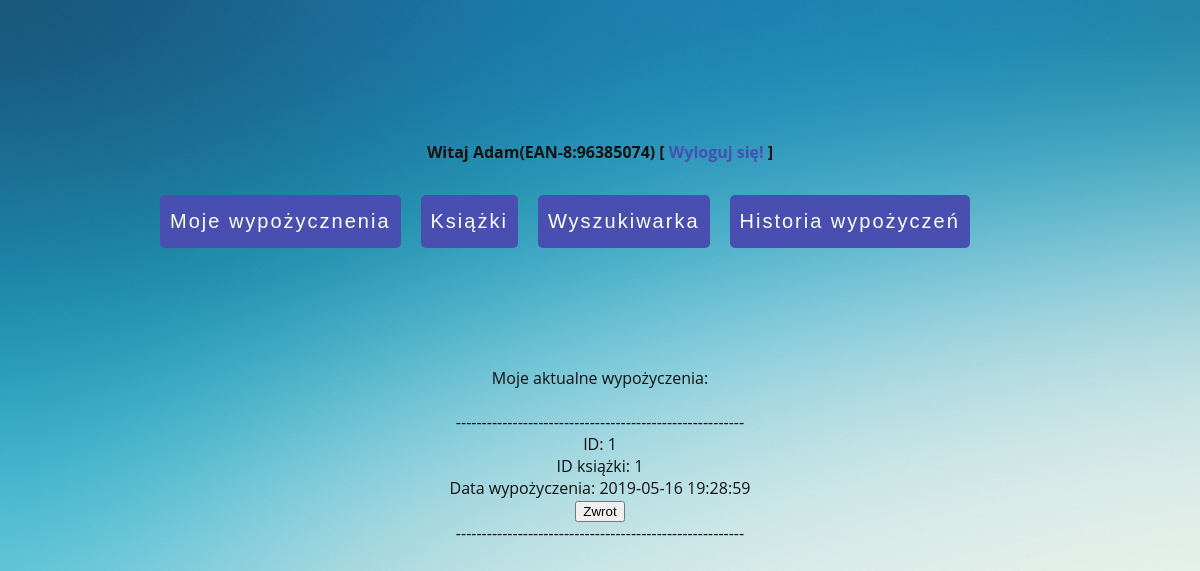
Screenshot of /mainBorrows.php (signed in) with the database file from the repository.
### tables this page shows
CREATE TABLE IF NOT EXISTS `borrows` (
  `id`          INT      NOT NULL AUTO_INCREMENT,
  `user_id`     INT(20)  NOT NULL,
  `book_id`     INT(20)  NOT NULL,
  `date_borrow` DATETIME NOT NULL,
  PRIMARY KEY (`id`),
  FOREIGN KEY (`user_id`) REFERENCES `users` (`id`),
  FOREIGN KEY (`book_id`) REFERENCES `books` (`id`)
    ON DELETE RESTRICT
    ON UPDATE RESTRICT
);

### mainBorrows.php (the view, shortened to what this page needs)
<?php
$connection = Connection::getConnection();
$user = $_SESSION['user'];
?>
<!DOCTYPE HTML>
<html lang="pl">
<head>
    <link rel="stylesheet" href="main.css">
</head>
<body>
<div class="container">
    <main>
        <article>
            <header>
                <h4>
                    <?php
                    echo "<p>Witaj " . $user['name'] . '(EAN-8:' . $user['ean8'] . ')' . ' [ <a href="logout.php">Wyloguj się!</a> ]</p>';
                    ?>
                </h4>
            </header>
            <form action="mainBorrows.php" method="post">
                <input type="submit" value="Moje wypożycznenia" class="otherAction"/>
            </form>
            <form action="books.php" method="post">
                <input type="submit" value="Książki" class="otherAction"/>
            </form>
            <form action="search.php" method="post">
                <input type="submit" value="Wyszukiwarka" class="otherAction"/>
            </form>
            <form action="history.php" method="post">
                <input type="submit" value="Historia wypożyczeń" class="otherAction"/>
            </form>
            <br>
        </article>
    </main>
</div>
<div class="containerLogged">
    <?php
    $allMyBorrows = 'SELECT * FROM borrows WHERE user_id=' . '\'' . $user['id'] . '\'';
    if ($rows = $connection->query($allMyBorrows)) {
        echo "Moje aktualne wypożyczenia: <br><br>";
        if ($rows->num_rows != 0) {
            foreach ($rows as $row) {
                echo '--------------------------------------------------------' . "</br>";
                echo 'ID: ' . $row['id'] . "</br>";
                echo 'ID książki: ' . $row['book_id'] . "<br>";
                echo 'Data wypożyczenia: ' . $row['date_borrow'] . "<br>"; ?>
                <form action="mainBorrows.php" method="post">
                    <input type="submit" value="Zwrot"/>
                </form>
                <?php
            }
            echo '--------------------------------------------------------';
        } else {
            echo 'Brak wypożyczeń';
        }
    } else {
        $_SESSION['blad'] = 'Błąd sql';
    }
    ?>
</body>
</html>

### main.css (style rules this page uses)
body { background-image: url("img/hexellence.png"); font-size: 16px; font-family: 'Open Sans', sans-serif; color: #111; }
a:link { color: #494fb0; text-decoration: none; }
p { text-align: center; }
.container { width: 900px; padding: 40px 50px; margin-left: auto; margin-right: auto; margin-top: 80px; text-align: center; }
.containerLogged { width: 400px; padding: 40px 50px; margin-left: auto; margin-right: auto; margin-top: 80px; text-align: center; }
.otherAction { float: left; background-color: #494fb0; font-size: 20px; color: white; padding: 15px 10px; margin: 10px; border: none; border-radius: 5px; cursor: pointer; letter-spacing: 2px; }

### rows the page displays
borrows: id "1", book "1", date_borrow "2019-05-16 19:28:59"

### other values shown
$user['name'] "Adam"
$user['ean8'] "96385074"
